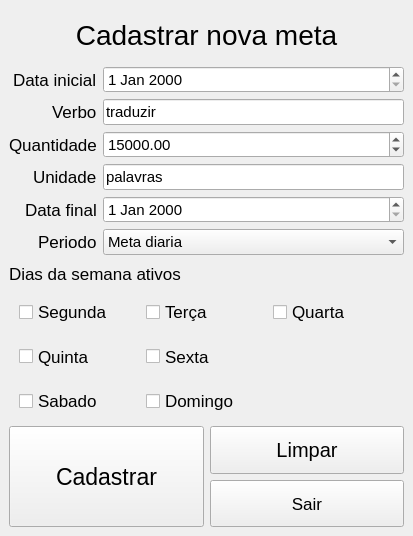
<?xml version="1.0" encoding="UTF-8"?>
<ui version="4.0">
 <class>MainWindow</class>
 <widget class="QMainWindow" name="MainWindow">
  <property name="geometry">
   <rect>
    <x>0</x>
    <y>0</y>
    <width>413</width>
    <height>536</height>
   </rect>
  </property>
  <property name="windowTitle">
   <string>MainWindow</string>
  </property>
  <widget class="QWidget" name="centralwidget">
   <layout class="QVBoxLayout" name="verticalLayout_4" stretch="2,14,4">
    <item>
     <widget class="QLabel" name="lbl_titulo">
      <property name="font">
       <font>
        <pointsize>21</pointsize>
       </font>
      </property>
      <property name="layoutDirection">
       <enum>Qt::RightToLeft</enum>
      </property>
      <property name="text">
       <string>Cadastrar nova meta</string>
      </property>
      <property name="alignment">
       <set>Qt::AlignCenter</set>
      </property>
     </widget>
    </item>
    <item>
     <layout class="QVBoxLayout" name="verticalLayout_3" stretch="1,1">
      <item>
       <layout class="QFormLayout" name="formLayout">
        <property name="labelAlignment">
         <set>Qt::AlignRight|Qt::AlignTrailing|Qt::AlignVCenter</set>
        </property>
        <item row="0" column="0">
         <widget class="QLabel" name="label_2">
          <property name="font">
           <font>
            <pointsize>13</pointsize>
           </font>
          </property>
          <property name="text">
           <string>Data inicial</string>
          </property>
         </widget>
        </item>
        <item row="0" column="1">
         <widget class="QDateEdit" name="date_dt_inicial">
          <property name="font">
           <font>
            <pointsize>11</pointsize>
           </font>
          </property>
         </widget>
        </item>
        <item row="1" column="0">
         <widget class="QLabel" name="label_3">
          <property name="font">
           <font>
            <pointsize>13</pointsize>
           </font>
          </property>
          <property name="text">
           <string>Verbo</string>
          </property>
         </widget>
        </item>
        <item row="1" column="1">
         <widget class="QLineEdit" name="txt_verbo">
          <property name="font">
           <font>
            <pointsize>11</pointsize>
           </font>
          </property>
          <property name="text">
           <string>traduzir</string>
          </property>
         </widget>
        </item>
        <item row="2" column="0">
         <widget class="QLabel" name="label_4">
          <property name="font">
           <font>
            <pointsize>13</pointsize>
           </font>
          </property>
          <property name="text">
           <string>Quantidade</string>
          </property>
         </widget>
        </item>
        <item row="2" column="1">
         <widget class="QDoubleSpinBox" name="double_quantidade">
          <property name="font">
           <font>
            <pointsize>11</pointsize>
           </font>
          </property>
          <property name="maximum">
           <double>10000000000.000000000000000</double>
          </property>
          <property name="value">
           <double>15000.000000000000000</double>
          </property>
         </widget>
        </item>
        <item row="3" column="0">
         <widget class="QLabel" name="label_5">
          <property name="font">
           <font>
            <pointsize>13</pointsize>
           </font>
          </property>
          <property name="text">
           <string>Unidade</string>
          </property>
         </widget>
        </item>
        <item row="3" column="1">
         <widget class="QLineEdit" name="txt_unidade">
          <property name="font">
           <font>
            <pointsize>11</pointsize>
           </font>
          </property>
          <property name="text">
           <string>palavras</string>
          </property>
         </widget>
        </item>
        <item row="4" column="0">
         <widget class="QLabel" name="label_6">
          <property name="font">
           <font>
            <pointsize>13</pointsize>
           </font>
          </property>
          <property name="text">
           <string>Data final</string>
          </property>
         </widget>
        </item>
        <item row="4" column="1">
         <widget class="QDateEdit" name="date_dt_final">
          <property name="font">
           <font>
            <pointsize>11</pointsize>
           </font>
          </property>
         </widget>
        </item>
        <item row="5" column="0">
         <widget class="QLabel" name="label_7">
          <property name="font">
           <font>
            <pointsize>13</pointsize>
           </font>
          </property>
          <property name="text">
           <string>Periodo</string>
          </property>
         </widget>
        </item>
        <item row="5" column="1">
         <widget class="QComboBox" name="combo_periodo">
          <property name="font">
           <font>
            <pointsize>11</pointsize>
           </font>
          </property>
          <item>
           <property name="text">
            <string>Meta diaria</string>
           </property>
          </item>
          <item>
           <property name="text">
            <string>Meta semanal</string>
           </property>
          </item>
         </widget>
        </item>
       </layout>
      </item>
      <item>
       <layout class="QVBoxLayout" name="verticalLayout" stretch="1,5">
        <item>
         <widget class="QLabel" name="label_8">
          <property name="font">
           <font>
            <pointsize>13</pointsize>
           </font>
          </property>
          <property name="text">
           <string>Dias da semana ativos</string>
          </property>
         </widget>
        </item>
        <item>
         <layout class="QGridLayout" name="gridLayout">
          <property name="leftMargin">
           <number>10</number>
          </property>
          <property name="rightMargin">
           <number>10</number>
          </property>
          <item row="1" column="0">
           <widget class="QCheckBox" name="check_quinta">
            <property name="sizePolicy">
             <sizepolicy hsizetype="Minimum" vsizetype="Minimum">
              <horstretch>0</horstretch>
              <verstretch>0</verstretch>
             </sizepolicy>
            </property>
            <property name="font">
             <font>
              <pointsize>13</pointsize>
             </font>
            </property>
            <property name="text">
             <string>Quinta</string>
            </property>
            <property name="tristate">
             <bool>false</bool>
            </property>
           </widget>
          </item>
          <item row="0" column="2">
           <widget class="QCheckBox" name="check_quarta">
            <property name="sizePolicy">
             <sizepolicy hsizetype="Minimum" vsizetype="Minimum">
              <horstretch>0</horstretch>
              <verstretch>0</verstretch>
             </sizepolicy>
            </property>
            <property name="font">
             <font>
              <pointsize>13</pointsize>
             </font>
            </property>
            <property name="text">
             <string>Quarta</string>
            </property>
            <property name="tristate">
             <bool>false</bool>
            </property>
           </widget>
          </item>
          <item row="2" column="1">
           <widget class="QCheckBox" name="check_domingo">
            <property name="sizePolicy">
             <sizepolicy hsizetype="Minimum" vsizetype="Minimum">
              <horstretch>0</horstretch>
              <verstretch>0</verstretch>
             </sizepolicy>
            </property>
            <property name="font">
             <font>
              <pointsize>13</pointsize>
             </font>
            </property>
            <property name="text">
             <string>Domingo</string>
            </property>
           </widget>
          </item>
          <item row="2" column="0">
           <widget class="QCheckBox" name="check_sabado">
            <property name="sizePolicy">
             <sizepolicy hsizetype="Minimum" vsizetype="Minimum">
              <horstretch>0</horstretch>
              <verstretch>0</verstretch>
             </sizepolicy>
            </property>
            <property name="font">
             <font>
              <pointsize>13</pointsize>
             </font>
            </property>
            <property name="text">
             <string>Sabado</string>
            </property>
           </widget>
          </item>
          <item row="0" column="0">
           <widget class="QCheckBox" name="check_segunda">
            <property name="sizePolicy">
             <sizepolicy hsizetype="Minimum" vsizetype="Minimum">
              <horstretch>0</horstretch>
              <verstretch>0</verstretch>
             </sizepolicy>
            </property>
            <property name="font">
             <font>
              <pointsize>13</pointsize>
             </font>
            </property>
            <property name="text">
             <string>Segunda</string>
            </property>
           </widget>
          </item>
          <item row="1" column="1">
           <widget class="QCheckBox" name="check_sexta">
            <property name="sizePolicy">
             <sizepolicy hsizetype="Minimum" vsizetype="Minimum">
              <horstretch>0</horstretch>
              <verstretch>0</verstretch>
             </sizepolicy>
            </property>
            <property name="font">
             <font>
              <pointsize>13</pointsize>
             </font>
            </property>
            <property name="text">
             <string>Sexta</string>
            </property>
            <property name="tristate">
             <bool>false</bool>
            </property>
           </widget>
          </item>
          <item row="0" column="1">
           <widget class="QCheckBox" name="check_terca">
            <property name="sizePolicy">
             <sizepolicy hsizetype="Minimum" vsizetype="Minimum">
              <horstretch>0</horstretch>
              <verstretch>0</verstretch>
             </sizepolicy>
            </property>
            <property name="font">
             <font>
              <pointsize>13</pointsize>
             </font>
            </property>
            <property name="text">
             <string>Terça</string>
            </property>
            <property name="tristate">
             <bool>false</bool>
            </property>
           </widget>
          </item>
         </layout>
        </item>
       </layout>
      </item>
     </layout>
    </item>
    <item>
     <layout class="QHBoxLayout" name="horizontalLayout">
      <item>
       <widget class="QPushButton" name="btn_cadastrar">
        <property name="sizePolicy">
         <sizepolicy hsizetype="Minimum" vsizetype="Minimum">
          <horstretch>0</horstretch>
          <verstretch>0</verstretch>
         </sizepolicy>
        </property>
        <property name="font">
         <font>
          <pointsize>17</pointsize>
         </font>
        </property>
        <property name="text">
         <string>Cadastrar</string>
        </property>
       </widget>
      </item>
      <item>
       <layout class="QVBoxLayout" name="verticalLayout_2">
        <item>
         <widget class="QPushButton" name="btn_limpar">
          <property name="sizePolicy">
           <sizepolicy hsizetype="Minimum" vsizetype="Minimum">
            <horstretch>0</horstretch>
            <verstretch>0</verstretch>
           </sizepolicy>
          </property>
          <property name="font">
           <font>
            <pointsize>15</pointsize>
           </font>
          </property>
          <property name="text">
           <string>Limpar</string>
          </property>
         </widget>
        </item>
        <item>
         <widget class="QPushButton" name="btn_sair">
          <property name="sizePolicy">
           <sizepolicy hsizetype="Minimum" vsizetype="Minimum">
            <horstretch>0</horstretch>
            <verstretch>0</verstretch>
           </sizepolicy>
          </property>
          <property name="font">
           <font>
            <pointsize>13</pointsize>
           </font>
          </property>
          <property name="text">
           <string>Sair</string>
          </property>
         </widget>
        </item>
       </layout>
      </item>
     </layout>
    </item>
   </layout>
  </widget>
 </widget>
 <resources/>
 <connections/>
</ui>
